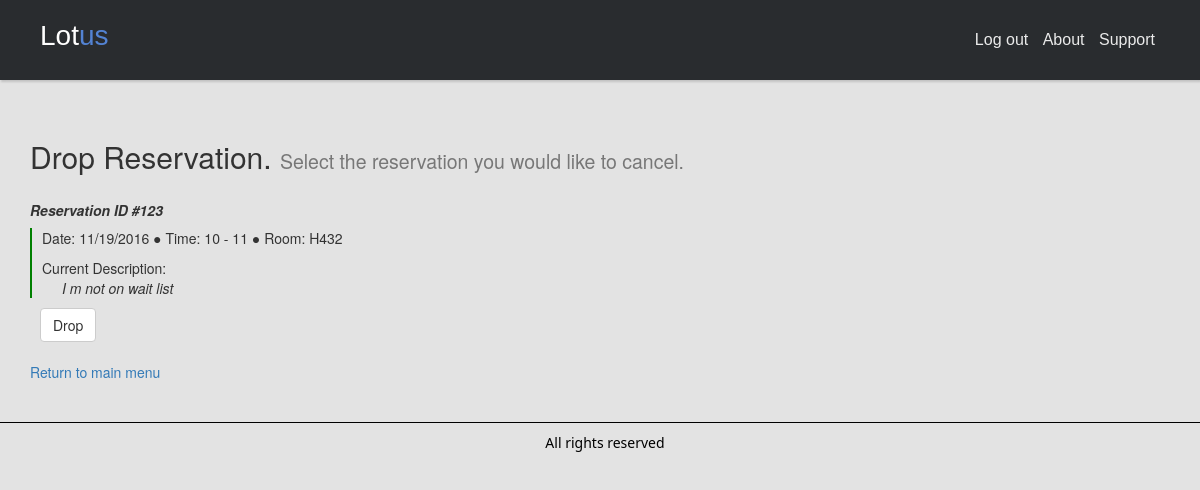
/drop_reservation.php (signed in), run on an earlier commit of the app's database.
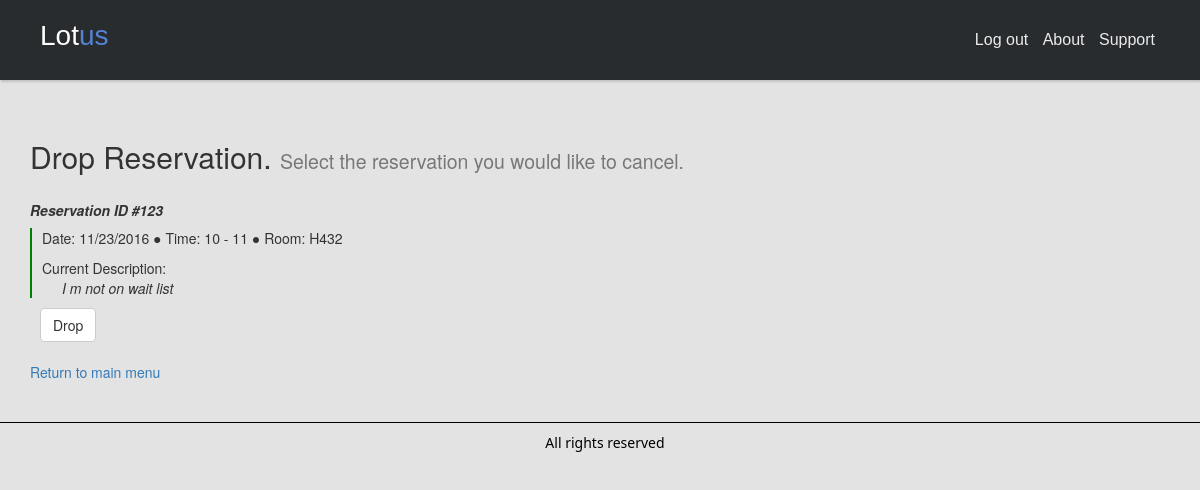
And on a later commit of the database.
### tables this page shows
CREATE TABLE TimeSlot(
  Tid INT (10) NOT NULL AUTO_INCREMENT,
  StartTime VARCHAR(10) NOT NULL,
  EndTime VARCHAR(10) NOT NULL,
  date VARCHAR (11) NOT NULL,
  ReservationID INT (10) NOT NULL,
  PRIMARY KEY(Tid),
  FOREIGN KEY(ReservationID) REFERENCES Reservation(id)
        ON DELETE CASCADE
        ON UPDATE CASCADE
);

CREATE TABLE Reservation(
  id INT (10) NOT NULL AUTO_INCREMENT,
  roomID VARCHAR (10) NOT NULL,
  loginID VARCHAR (25) NOT NULL,
  description VARCHAR (200) NOT NULL,
 
  FOREIGN KEY(roomID) REFERENCES Room(roomNumber)
      ON DELETE CASCADE
      ON UPDATE CASCADE,
  FOREIGN KEY(loginID) REFERENCES Login(userName)
      ON DELETE CASCADE
      ON UPDATE CASCADE,
  PRIMARY KEY(id)
);

### action_viewUserReservation.php (called while the page is built, shortened)
<?php
    include_once ('objects/ReservationCatalog.php');
    $user = $_SESSION['login_user'];
    $catalog = new ReservationCatalog();
    $catalog->updateCatalogByUser($user);
    $reservation = $catalog->getCalendar();
?>

### objects/ReservationCatalog.php (called while the page is built, shortened)
<?php
    include_once (__DIR__.'/Reservation.php');
    include_once (__DIR__.'/TimeSlot.php');
    class ReservationCatalog{
        private $reservations = [];
        public function updateCatalogByUser($user){
            $con = new Connection();
            $sql = "SELECT * FROM WaitList
                    RIGHT JOIN (
                        Reservation
                        INNER JOIN timeslot ON Reservation.id = timeslot.ReservationID
                    )
                    ON WaitList.ReservationID=Reservation.id
                    WHERE WaitList.ReservationID IS NULL and
                    Reservation.loginID='$user'";
            $con->setQuery($sql);
            $con->executeQuery();
            $result = $con->getResult();
            if ($result->num_rows > 0) {
                while($row = $result->fetch_assoc()) {
                    $timeSlot = new TimeSlot($row["StartTime"],$row["EndTime"],$row["date"]);
                    $reservation = new Reservation($row["roomID"],$timeSlot,$user,$row["description"]);
                    $reservation->setID($row["id"]);
                    array_push($this->reservations, $reservation);
                }
            }
        }
        public function getCalendar(){
            $reservations = array();
            for ($i = 0; $i < sizeof($this->reservations); $i++){
                $reservation = array("room"=>$this->reservations[$i]->getRoom(),
                                        "start_time"=>$this->reservations[$i]->getTimeSlot()->getStart(),
                                        "end_time"=>$this->reservations[$i]->getTimeSlot()->getEnd(),
                                        "username"=>$this->reservations[$i]->getUser(),
                                        "description"=>$this->reservations[$i]->getDescription(),
                                        "date"=>$this->reservations[$i]->getTimeSlot()->getDate(),
                                        "id"=>$this->reservations[$i]->getID());
                array_push($reservations, $reservation);
            }
            return $reservations;
        }
    }
?>

### objects/Reservation.php (called while the page is built, shortened)
<?php
include_once (__DIR__.'/../connection.php');
class Reservation{
    private $roomNumber;
    private $timeSlot;
    private $user;
    private $description;
    private $id;
    public function __construct($roomNumber, $timeSlot, $user, $description)
    {
        $this->roomNumber=$roomNumber;
        $this->timeSlot=$timeSlot;
        $this->user=$user;
        $this->description=$description;
    }
    public function getID(){
        return $this->id;
    }
    public function setID($id){
        $this->id=$id;
    }
    public function getRoom(){
        return $this->roomNumber;
    }
    public function getTimeSlot(){
        return $this->timeSlot;
    }
    public function getUser(){
        return $this->user;
    }
    public function getDescription(){
        return $this->description;
    }
}
?>

### connection.php (called while the page is built, shortened)
<?php
class Connection{
    public $servername = "localhost";
    protected $username = "root";
    protected $password = "";
    public $dbname = "conference";
    public $conn;
    protected $query;
    public function __construct()
    {
        $this->conn = new mysqli($this->servername, $this->username, $this->password, $this->dbname);
    }
    public function setQuery($query){
        $this->query=$query;
    }
    public function executeQuery(){
        $this->result=$this->conn->query($this->query);
        if($this->result){
            return true;
        }
        else{
            return false;
        }
    }
}
?>

### objects/TimeSlot.php (called while the page is built)
<?php
    class TimeSlot{
        private $startTime;
        private $endTime;
        private $date;
        public function __construct($startTime, $endTime, $date)
        {
            $this->startTime = $startTime;
            $this->endTime = $endTime;
            $this->date = $date;
        }
        public function getStart(){
            return $this->startTime;
        }
        public function getEnd(){
            return $this->endTime;
        }
        public function getDate(){
            return $this->date;
        }
    }
?>

### drop_reservation.php (the view, shortened to what the changed rows need)
<!DOCTYPE html>
<html lang="en">
<head>
    <link rel="stylesheet" type="text/css" href="assets/css/main.css">
    <link rel="stylesheet" href="https://maxcdn.bootstrapcdn.com/bootstrap/3.3.7/css/bootstrap.min.css">
    <link rel="stylesheet" href="https://maxcdn.bootstrapcdn.com/font-awesome/4.6.3/css/font-awesome.min.css">
    <link rel="stylesheet" type="text/css" href="assets/css/header.css">
</head>
<body style="background-color: #E3E3E3">
<header class="header-basic">
    <div class="header-limiter">
        <h1><a href="#">Lot<span>us</span></a></h1>
    </div>
</header>
<div class="container" style="margin-top:40px;">
    <h2>Drop Reservation. <small>Select the reservation you would like to cancel.</small></h2>
    <?php
         include_once ('action_viewUserReservation.php');
    ?>
    <?php
    foreach($reservation as $reserve){
        $id = $reserve['id'];
        $descp = $reserve['description'];
        $date = $reserve['date'];
        $room = $reserve['room'];
        $time = $reserve['start_time'] . ' - ' . $reserve['end_time'];
        echo '<h5><strong><i>Reservation ID #' . $id . '</i></strong></h5>';
        echo '<div id="display">';
        echo '<p>Date: '. $date . ' &#9679; Time: ' . $time .
            ' &#9679; Room: ' . $room . '</p>';
        echo '<p>Current Description: <br/><span style="margin-left: 20px;"><i>'
            . $descp . '</i></span></p>';
        echo '</div>';
    }
    ?>
    <br/><br/>
</div>
</body>
</body>
</html>

What changed in the data, as far as the page shows it:
changed timeslot "I m not on wait list": date "11/19/2016" → "11/23/2016"
